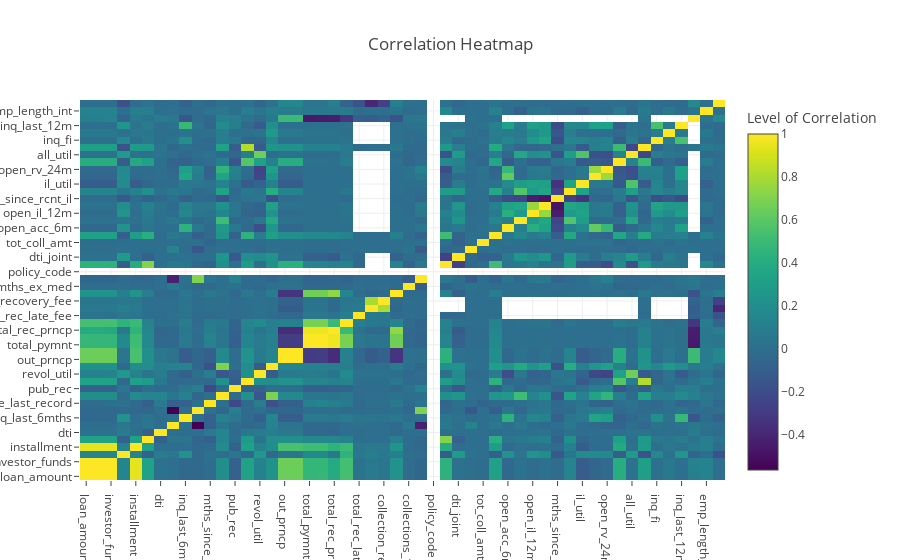

The cell this chart's notebook holds for it:
### Code cell
# Explore what determines a Bad Loan

numeric_variables = df.select_dtypes(exclude=['object'])
df_correlations = df.corr()

trace = go.Heatmap(z=df_correlations.values, x=df_correlations.columns, y=df_correlations.columns,
                  colorscale="Viridis", colorbar=dict(title='Level of Correlation', titleside='top',
                                                    tickmode='array'))
layout = {'title': 'Correlation Heatmap'}
data=[trace]

fig = dict(data=data, layout=layout)
iplot(fig, filename='labelled-heatmap')

### Figure 1 — Plotly figure (JSON) as saved in the notebook; plotly's stock layout.template omitted (floating-point values rounded to 4 significant figures; data arrays with more than 128 entries replaced by an {"elided": "..."} marker saying what was removed)
{"data": [{"colorbar": {"tickmode": "array", "title": {"side": "top", "text": "Level of Correlation"}}, "colorscale": "Viridis", "type": "heatmap", "uid": "cdd23226-bc20-447c-b7cf-137918b15dd5", "x": ["loan_amount", "funded_amount", "investor_funds", "interest_rate", "installment", "annual_income", "dti", "delinq_2yrs", "inq_last_6mths", "mths_since_last_delinq", "mths_since_last_record", "open_acc", "pub_rec", "revol_bal", "revol_util", "total_acc", "out_prncp", "out_prncp_inv", "total_pymnt", "total_pymnt_inv", "total_rec_prncp", "total_rec_int", "total_rec_late_fee", "recoveries", "collection_recovery_fee", "last_pymnt_amnt", "collections_12_mths_ex_med", "mths_since_last_major_derog", "policy_code", "annual_inc_joint", "dti_joint", "acc_now_delinq", "tot_coll_amt", "tot_cur_bal", "open_acc_6m", "open_il_6m", "open_il_12m", "open_il_24m", "mths_since_rcnt_il", "total_bal_il", "il_util", "open_rv_12m", "open_rv_24m", "max_bal_bc", "all_util", "total_rev_hi_lim", "inq_fi", "total_cu_tl", "inq_last_12m", "year", "emp_length_int", "loan_condition_int"], "y": ["loan_amount", "funded_amount", "investor_funds", "interest_rate", "installment", "annual_income", "dti", "delinq_2yrs", "inq_last_6mths", "mths_since_last_delinq", "mths_since_last_record", "open_acc", "pub_rec", "revol_bal", "revol_util", "total_acc", "out_prncp", "out_prncp_inv", "total_pymnt", "total_pymnt_inv", "total_rec_prncp", "total_rec_int", "total_rec_late_fee", "recoveries", "collection_recovery_fee", "last_pymnt_amnt", "collections_12_mths_ex_med", "mths_since_last_major_derog", "policy_code", "annual_inc_joint", "dti_joint", "acc_now_delinq", "tot_coll_amt", "tot_cur_bal", "open_acc_6m", "open_il_6m", "open_il_12m", "open_il_24m", "mths_since_rcnt_il", "total_bal_il", "il_util", "open_rv_12m", "open_rv_24m", "max_bal_bc", "all_util", "total_rev_hi_lim", "inq_fi", "total_cu_tl", "inq_last_12m", "year", "emp_length_int", "loan_condition_int"], "z": {"elided": "52x52 float values"}}], "layout": {"title": {"text": "Correlation Heatmap"}}}
